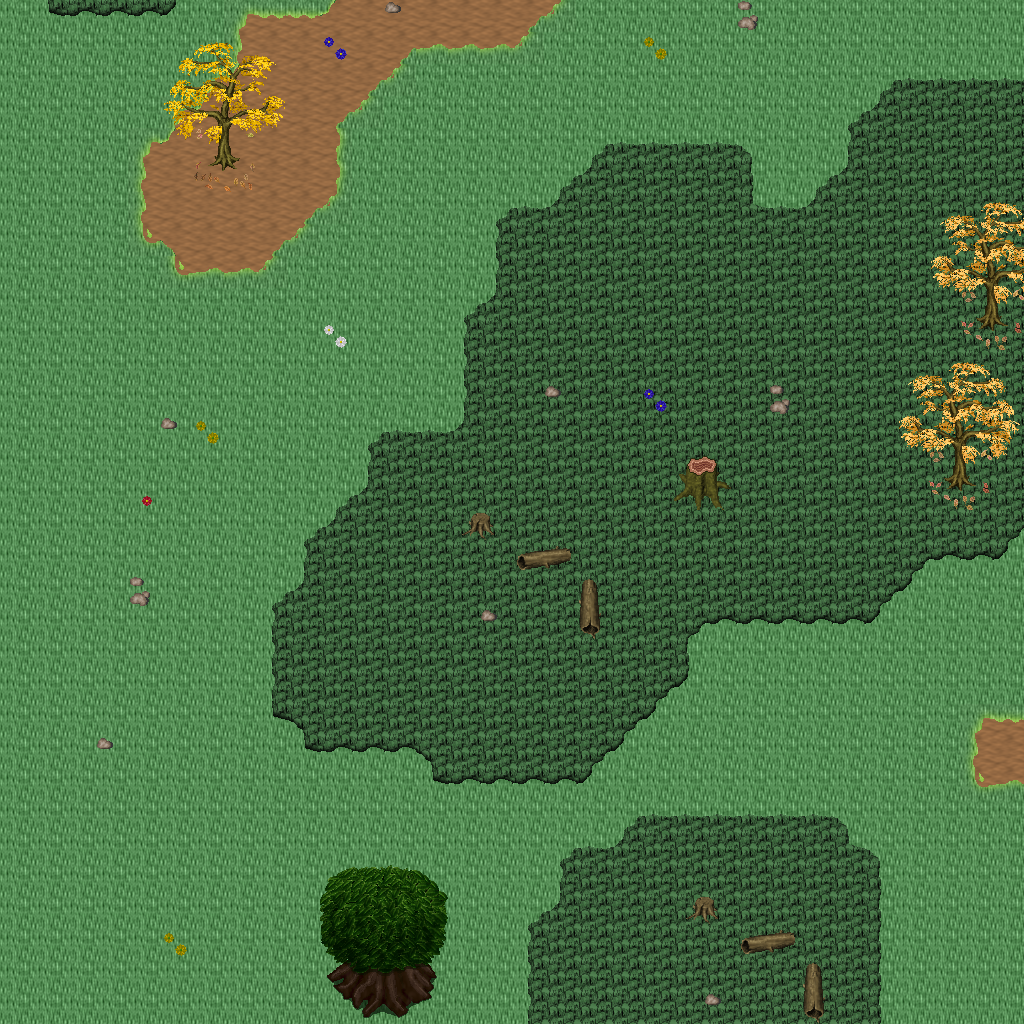

This game map was drawn from its Tiled (.tmx) file and the tilesets committed beside it. A one-line description and the trimmed map source follow:
An orthogonal 32x32 tile map with 32x32 px tiles, 5 tile layers (Ground, Objects, Objects2, Above, ...), 1 hidden layer not drawn, 20 tilesets.

<map version="1.10" tiledversion="1.11.0" orientation="orthogonal" renderorder="right-down" width="32" height="32" tilewidth="32" tileheight="32" infinite="0" nextlayerid="11" nextobjectid="1">
 <tileset firstgid="1" name="logic_collision" tilewidth="32" tileheight="32" tilecount="1" columns="1">
  <image source="../drawable/logic_collision.png" width="32" height="32" />
 </tileset>
 <tileset firstgid="2" name="ground_ground" tilewidth="32" tileheight="32" tilecount="33" columns="3">
  <image source="../drawable/ground_ground.png" width="96" height="352" />
 </tileset>
 <tileset firstgid="35" name="ground_rock_pebbles" tilewidth="32" tileheight="32" tilecount="3" columns="1">
  <image source="../drawable/ground_rock_pebbles.png" width="32" height="96" />
 </tileset>
 <tileset firstgid="38" name="ground_grass_corners" tilewidth="32" tileheight="32" tilecount="24" columns="6">
  <image source="../drawable/ground_grass_corners.png" width="192" height="128" />
 </tileset>
 <tileset firstgid="62" name="ground_grass_edges" tilewidth="32" tileheight="32" tilecount="36" columns="12">
  <image source="../drawable/ground_grass_edges.png" width="384" height="96" />
 </tileset>
 <tileset firstgid="98" name="ground_grass_2" tilewidth="32" tileheight="32" tilecount="21" columns="3">
  <image source="../drawable/ground_grass_2.png" width="96" height="224" />
 </tileset>
 <tileset firstgid="119" name="plant_leaves" tilewidth="32" tileheight="32" tilecount="8" columns="4">
  <image source="../drawable/plant_leaves.png" width="128" height="64" />
 </tileset>
 <tileset firstgid="127" name="plant_tree_tree_darkgreen" tilewidth="32" tileheight="32" tilecount="88" columns="8">
  <image source="../drawable/plant_tree_tree_darkgreen.png" width="256" height="352" />
 </tileset>
 <tileset firstgid="215" name="plant_tree_fall_trees" tilewidth="32" tileheight="32" tilecount="40" columns="8">
  <image source="../drawable/plant_tree_fall_trees.png" width="256" height="160" />
 </tileset>
 <tileset firstgid="255" name="plant_tree_pine_tree" tilewidth="32" tileheight="32" tilecount="20" columns="4">
  <image source="../drawable/plant_tree_pine_tree.png" width="128" height="160" />
 </tileset>
 <tileset firstgid="275" name="plant_stump_hollow_logs" tilewidth="32" tileheight="32" tilecount="6" columns="3">
  <image source="../drawable/plant_stump_hollow_logs.png" width="96" height="64" />
 </tileset>
 <tileset firstgid="281" name="plant_stump_small_stump" tilewidth="32" tileheight="32" tilecount="4" columns="2">
  <image source="../drawable/plant_stump_small_stump.png" width="64" height="64" />
 </tileset>
 <tileset firstgid="285" name="plant_stump_stump_purple" tilewidth="32" tileheight="32" tilecount="4" columns="2">
  <image source="../drawable/plant_stump_stump_purple.png" width="64" height="64" />
 </tileset>
 <tileset firstgid="289" name="plant_flower_daisy_blue" tilewidth="32" tileheight="32" tilecount="8" columns="2">
  <image source="../drawable/plant_flower_daisy_blue.png" width="64" height="128" />
 </tileset>
 <tileset firstgid="297" name="plant_flower_daisy_red" tilewidth="32" tileheight="32" tilecount="8" columns="2">
  <image source="../drawable/plant_flower_daisy_red.png" width="64" height="128" />
 </tileset>
 <tileset firstgid="305" name="plant_flower_daisy_white" tilewidth="32" tileheight="32" tilecount="8" columns="2">
  <image source="../drawable/plant_flower_daisy_white.png" width="64" height="128" />
 </tileset>
 <tileset firstgid="313" name="plant_flower_daisy_yellow" tilewidth="32" tileheight="32" tilecount="8" columns="2">
  <image source="../drawable/plant_flower_daisy_yellow.png" width="64" height="128" />
 </tileset>
 <tileset firstgid="321" name="logic_creature_animal" tilewidth="32" tileheight="32" tilecount="32" columns="8">
  <image source="../drawable/logic_creature_animal.png" width="256" height="128" />
 </tileset>
 <tileset firstgid="353" name="logic_creature_reptile" tilewidth="32" tileheight="32" tilecount="7" columns="7">
  <image source="../drawable/logic_creature_reptile.png" width="224" height="32" />
 </tileset>
 <tileset firstgid="360" name="logic_creature_fowl" tilewidth="32" tileheight="32" tilecount="6" columns="6">
  <image source="../drawable/logic_creature_fowl.png" width="192" height="32" />
 </tileset>
 <layer id="1" name="Ground" width="32" height="32">
  <data>[1024 cells, 1024 non-empty, 3 distinct tile ids]</data>
 </layer>
 <layer id="2" name="Objects" width="32" height="32">
  <data>[1024 cells, 159 non-empty, 43 distinct tile ids]</data>
 </layer>
 <layer id="3" name="Objects2" width="32" height="32">
  <data>[1024 cells, 48 non-empty, 18 distinct tile ids]</data>
 </layer>
 <layer id="4" name="Above" width="32" height="32">
  <data>[1024 cells, 58 non-empty, 46 distinct tile ids]</data>
 </layer>
 <layer id="5" name="Above2" width="32" height="32">
  <data>[1024 cells, 0 non-empty, 0 distinct tile ids]</data>
 </layer>
 <layer id="6" name="Walkable" width="32" height="32" visible="0">
  <data>[1024 cells, 26 non-empty, 1 distinct tile ids]</data>
 </layer>
 <objectgroup id="7" name="Mapevents" />
 <objectgroup id="8" name="Spawn" />
 <objectgroup id="9" name="Keys" />
 <objectgroup id="10" name="Replace" />
</map>
